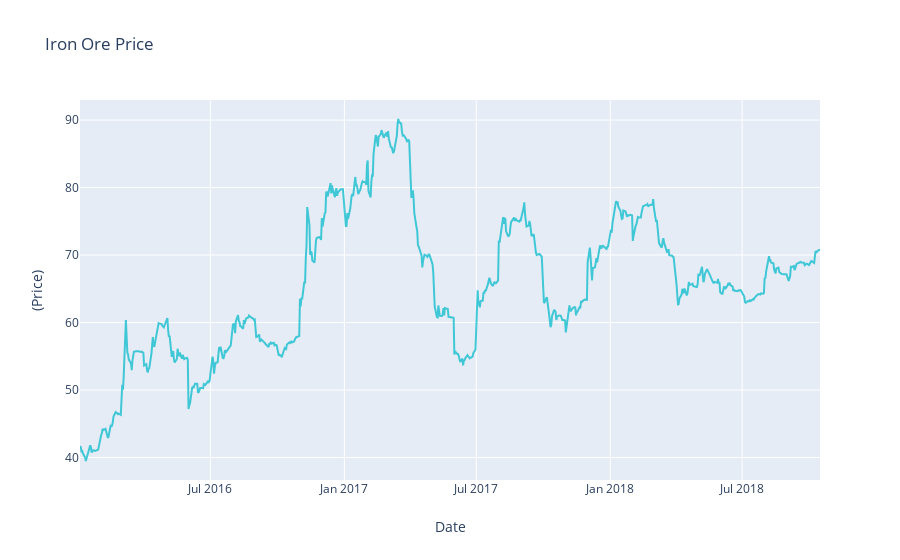

Notebook code for this chart:
### Code cell
import plotly.offline as py
import plotly.graph_objs as go
from plotly.offline import download_plotlyjs, init_notebook_mode, plot, iplot

#plot(data)

trace_high = go.Scatter(
                x=train.index,
                y=train['Price'],
                name = "Price",
                line = dict(color = '#17BECF'),
                opacity = 0.8)



data = [trace_high]

layout = go.Layout(title='Iron Ore Price', xaxis=dict(title='Date'),
                   yaxis=dict(title='(Price)'))
#fig = go.Figure(data=[data], layout=layout)

fig = dict(data=data, layout=layout)
py.iplot(fig, filename = "Irn Ore Price")

### Figure 1 — Plotly figure (JSON) as saved in the notebook; plotly's stock layout.template omitted (floating-point values rounded to 4 significant figures; data arrays with more than 128 entries replaced by an {"elided": "..."} marker saying what was removed)
{"data": [{"line": {"color": "#17BECF"}, "name": "Price", "opacity": 0.8, "type": "scatter", "x": {"elided": "715 str values"}, "y": {"elided": "715 float values"}}], "layout": {"title": {"text": "Iron Ore Price"}, "xaxis": {"title": {"text": "Date"}}, "yaxis": {"title": {"text": "(Price)"}}}}
